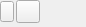
<?xml version="1.0" encoding="UTF-8"?>
<ui version="4.0">
 <class>SimpleTableOfContentsWidget</class>
 <widget class="QWidget" name="SimpleTableOfContentsWidget">
  <property name="geometry">
   <rect>
    <x>0</x>
    <y>0</y>
    <width>86</width>
    <height>27</height>
   </rect>
  </property>
  <property name="sizePolicy">
   <sizepolicy hsizetype="Fixed" vsizetype="Minimum">
    <horstretch>0</horstretch>
    <verstretch>0</verstretch>
   </sizepolicy>
  </property>
  <layout class="QGridLayout" name="gridLayout_2" columnstretch="0,1">
   <property name="margin">
    <number>0</number>
   </property>
   <property name="spacing">
    <number>0</number>
   </property>
   <item row="0" column="0">
    <layout class="QGridLayout" name="gridLayout">
     <property name="spacing">
      <number>2</number>
     </property>
     <item row="0" column="0">
      <widget class="FormattingButton" name="addToC">
       <property name="popupMode">
        <enum>QToolButton::InstantPopup</enum>
       </property>
       <property name="toolButtonStyle">
        <enum>Qt::ToolButtonTextOnly</enum>
       </property>
       <property name="autoRaise">
        <bool>false</bool>
       </property>
      </widget>
     </item>
     <item row="0" column="1">
      <widget class="QToolButton" name="configureToC"/>
     </item>
    </layout>
   </item>
   <item row="0" column="1">
    <spacer name="horizontalSpacer_2">
     <property name="orientation">
      <enum>Qt::Horizontal</enum>
     </property>
     <property name="sizeType">
      <enum>QSizePolicy::Preferred</enum>
     </property>
     <property name="sizeHint" stdset="0">
      <size>
       <width>0</width>
       <height>20</height>
      </size>
     </property>
    </spacer>
   </item>
   <item row="1" column="0">
    <spacer>
     <property name="orientation">
      <enum>Qt::Vertical</enum>
     </property>
     <property name="sizeType">
      <enum>QSizePolicy::Expanding</enum>
     </property>
     <property name="sizeHint" stdset="0">
      <size>
       <width>0</width>
       <height>0</height>
      </size>
     </property>
    </spacer>
   </item>
  </layout>
 </widget>
 <customwidgets>
  <customwidget>
   <class>FormattingButton</class>
   <extends>QToolButton</extends>
   <header>dialogs/FormattingButton.h</header>
  </customwidget>
 </customwidgets>
 <tabstops>
  <tabstop>addToC</tabstop>
 </tabstops>
 <resources/>
 <connections/>
</ui>
